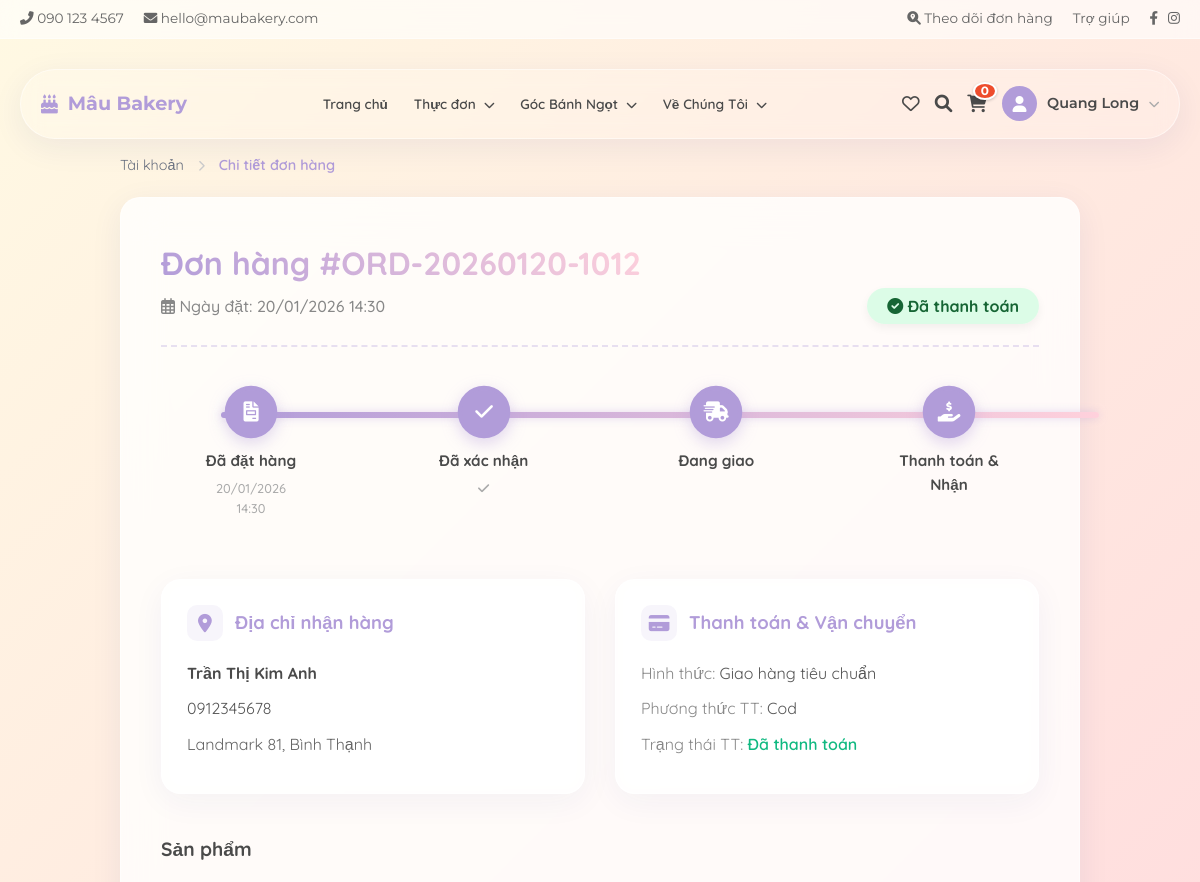
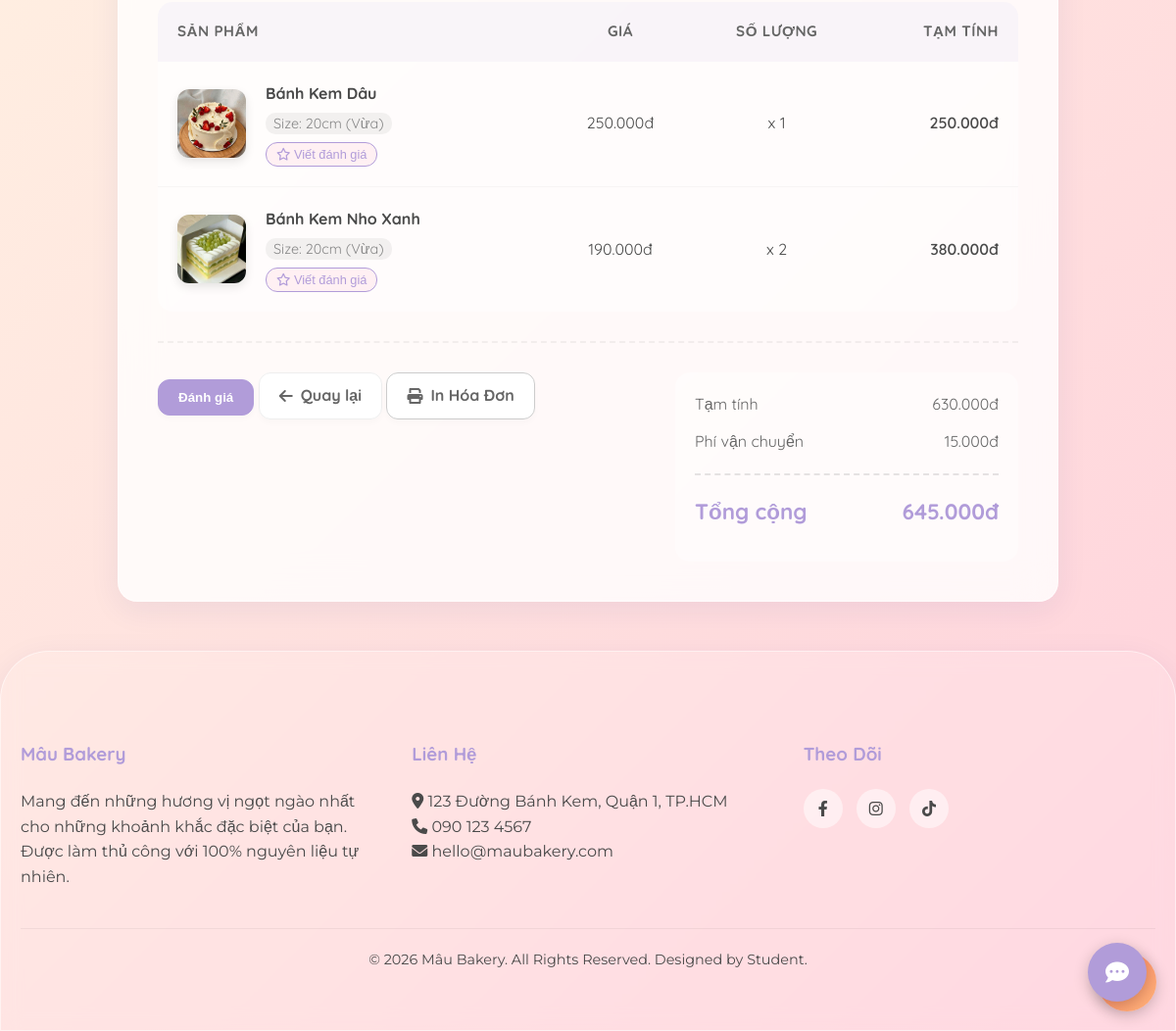
The page /index.php?page=order_detail&id=17 (signed in) on the database its author committed (2 pictures, top to bottom).
### tables this page shows
CREATE TABLE `orders` (
  `id` int(11) NOT NULL AUTO_INCREMENT,
  `user_id` int(11) DEFAULT NULL,
  `order_code` varchar(20) NOT NULL,
  `total_amount` decimal(10,2) NOT NULL,
  `shipping_fee` decimal(10,2) DEFAULT 0.00,
  `discount_amount` decimal(10,2) DEFAULT 0.00,
  `payment_method` enum('cod','banking','momo') DEFAULT 'cod',
  `status` enum('pending','confirmed','shipping','completed','failed','cancelled') DEFAULT 'pending',
  `payment_status` enum('unpaid','paid','refunded') DEFAULT 'unpaid',
  `note` text DEFAULT NULL,
  `recipient_name` varchar(100) NOT NULL,
  `recipient_phone` varchar(20) NOT NULL,
  `shipping_address` text NOT NULL,
  `is_active` tinyint(1) DEFAULT 1,
  `created_at` datetime DEFAULT current_timestamp(),
  PRIMARY KEY (`id`),
  UNIQUE KEY `order_code` (`order_code`),
  KEY `user_id` (`user_id`),
  CONSTRAINT `fk_orders_users` FOREIGN KEY (`user_id`) REFERENCES `users` (`id`) ON DELETE SET NULL
);

CREATE TABLE `order_items` (
  `id` int(11) NOT NULL AUTO_INCREMENT,
  `order_id` int(11) NOT NULL,
  `product_id` int(11) DEFAULT NULL,
  `product_name` varchar(150) NOT NULL,
  `size` varchar(50) DEFAULT NULL,
  `price` decimal(10,2) NOT NULL,
  `quantity` int(11) NOT NULL,
  PRIMARY KEY (`id`),
  KEY `order_id` (`order_id`),
  CONSTRAINT `fk_items_orders` FOREIGN KEY (`order_id`) REFERENCES `orders` (`id`) ON DELETE CASCADE
);

### controllers/OrderDetailController.php (called while the page is built, shortened)
<?php
$order_id = isset($_GET['id']) ? intval($_GET['id']) : 0;
$order_code = isset($_GET['code']) ? strtoupper(trim($_GET['code'])) : '';
$phone = isset($_GET['phone']) ? trim($_GET['phone']) : '';
if (isset($conn)) {
    $order_data = null;
    if (!empty($order_code)) {
        $stmt = $conn->prepare("SELECT * FROM orders WHERE order_code = :code");
        $stmt->execute(['code' => $order_code]);
        $order_data = $stmt->fetch();
    } elseif ($order_id > 0 && isset($_SESSION['user_id'])) {
        $stmt = $conn->prepare("SELECT * FROM orders WHERE id = :id AND user_id = :user_id");
        $stmt->execute(['id' => $order_id, 'user_id' => $_SESSION['user_id']]);
        $order_data = $stmt->fetch();
    }
    if ($order_data) {
        $order_id = $order_data['id'];
        $stmt_items = $conn->prepare("SELECT * FROM order_items WHERE order_id = :id");
        $stmt_items->execute(['id' => $order_id]);
        $items = $stmt_items->fetchAll();
        $order = [
            'id' => $order_data['id'],
            'code' => $order_data['order_code'],
            'date' => date('d/m/Y H:i', strtotime($order_data['created_at'])),
            'status' => $order_data['status'],
            'payment_method' => $order_data['payment_method'],
            'payment_status' => $order_data['payment_status'],
            'shipping_method' => $order_data['shipping_fee'] > 30000 ? 'Giao hàng hỏa tốc' : 'Giao hàng tiêu chuẩn',
            'customer' => [
                'name' => $order_data['recipient_name'],
                'phone' => $order_data['recipient_phone'],
                'address' => $order_data['shipping_address'],
                'note' => $order_data['note']
            ],
            'items' => [],
            'subtotal' => $order_data['total_amount'] - $order_data['shipping_fee'] + $order_data['discount_amount'],
            'shipping_fee' => $order_data['shipping_fee'],
            'discount' => $order_data['discount_amount'],
            'total' => $order_data['total_amount']
        ];
        foreach ($items as $item) {
            $img = 'assets/images/default-cake.jpg';
            $stmt_prod = $conn->prepare("SELECT image FROM products WHERE id = :pid");
            $stmt_prod->execute(['pid' => $item['product_id']]);
            $p = $stmt_prod->fetch();
            if ($p)
                $img = $p['image'];
            $reviewed_products = [];
            if (isset($_SESSION['user_id'])) {
                $stmt_reviews = $conn->prepare("SELECT product_id FROM reviews WHERE user_id = :uid");
                $stmt_reviews->execute(['uid' => $_SESSION['user_id']]);
                $reviewed_products = $stmt_reviews->fetchAll(PDO::FETCH_COLUMN);
            }
            $order['items'][] = [
                'product_id' => $item['product_id'],
                'name' => $item['product_name'],
                'image' => $img,
                'size' => $item['size'],
                'price' => $item['price'],
                'quantity' => $item['quantity'],
                'is_reviewed' => in_array($item['product_id'], $reviewed_products)
            ];
        }
    }
}
?>

### views/order_detail.php (the view, shortened to what this page needs)
<?php
require_once 'controllers/OrderDetailController.php';
    ?>
<link rel="stylesheet" href="assets/css/order_detail.css">
<div class="container order-detail-container mt-4 mb-4">
    <div style="margin-bottom: 20px; font-size: 0.9rem;">
        <a href="index.php?page=profile" style="color: #6b7280; text-decoration: none;">Tài khoản</a>
        <i class="fas fa-chevron-right" style="font-size: 0.7rem; margin: 0 10px; color: #ccc;"></i>
        <span style="color: var(--accent-color); font-weight: 600;">Chi tiết đơn hàng</span>
    </div>
    <div class="glass-panel"
        style="padding: 40px; border-radius: 20px; background: rgba(255,255,255,0.8); backdrop-filter: blur(20px);">
        <div class="order-header-card">
            <div>
                <h1 class="order-id-large">Đơn hàng #<?php echo $order['code']; ?></h1>
                <p class="order-meta"><i class="far fa-calendar-alt"></i> Ngày đặt: <?php echo $order['date']; ?></p>
            </div>
            <div style="text-align: right;">
                <?php
                $pay_status = $order['payment_status'];
                $pay_status_map = [
                    'unpaid' => ['label' => 'Chưa thanh toán', 'color' => '#ef4444'],
                    'paid' => ['label' => 'Đã thanh toán', 'color' => '#10b981'],
                    'refunded' => ['label' => 'Đã hoàn tiền', 'color' => '#6b7280']
                ];
                $pay_label = $pay_status_map[$pay_status]['label'] ?? $pay_status;
                $pay_color = $pay_status_map[$pay_status]['color'] ?? '#6b7280';
                if ($pay_status == 'paid' || $order['status'] == 'completed') {
                    $badge_bg = '#dcfce7';
                    $badge_color = '#166534';
                    $badge_text = 'Đã thanh toán';
                    $badge_icon = 'fa-check-circle';
                } elseif ($pay_status == 'refunded') {
                    $badge_bg = '#f3f4f6';
                    $badge_color = '#374151';
                    $badge_text = 'Đã hoàn tiền';
                    $badge_icon = 'fa-undo';
                }
                ?>
                <span class="status-badge-large"
                    style="background: <?php echo $badge_bg; ?>; color: <?php echo $badge_color; ?>;">
                    <i class="fas <?php echo $badge_icon; ?>"></i>
                    <?php echo $badge_text; ?>
                </span>
            </div>
        </div>
        <?php
        $is_online = ($order['payment_method'] == 'banking' || $order['payment_method'] == 'momo');
        $is_cod = !$is_online;
        $progress = 0;
        if ($order['status'] == 'completed')
            $progress = 100;
        $step1_active = true;
        $step2_active = in_array($order['status'], ['confirmed', 'shipping', 'completed']);
        $step3_active = in_array($order['status'], ['shipping', 'completed']);
        $step4_active = ($order['status'] == 'completed');
        $step2_label = "Đã xác nhận";
        $step4_label = "Hoàn thành";
        if ($is_cod) {
            $step4_label = "Thanh toán & Nhận";
        }
        ?>
        <div class="order-timeline">
            <div class="timeline-track"></div>
            <div class="timeline-progress" style="width: <?php echo $progress; ?>%;"></div>
            <div class="timeline-step <?php echo $step1_active ? 'completed' : ''; ?>">
                <div class="step-icon"><i class="fas fa-file-invoice"></i></div>
                <div class="step-label">Đã đặt hàng</div>
                <div class="step-time"><?php echo $order['date']; ?></div>
            </div>
            <div
                class="timeline-step <?php echo $step2_active ? 'completed' : ($order['status'] == 'pending' ? 'active' : ''); ?>">
                <div class="step-icon">
                    <i class="fas <?php echo ($is_online) ? 'fa-credit-card' : 'fa-check'; ?>"></i>
                </div>
                <div class="step-label"><?php echo $step2_label; ?></div>
                <?php if ($step2_active): ?>
                    <div class="step-time"><i class="fas fa-check"></i></div>
                <?php endif; ?>
            </div>
            <div
                class="timeline-step <?php echo $step3_active ? 'completed' : ($order['status'] == 'confirmed' ? 'active' : ''); ?>">
                <div class="step-icon"><i class="fas fa-shipping-fast"></i></div>
                <div class="step-label">Đang giao</div>
            </div>
            <div
                class="timeline-step <?php echo $step4_active ? 'completed' : ($order['status'] == 'shipping' ? 'active' : ''); ?>">
                <div class="step-icon">
                    <i class="fas <?php echo ($is_cod) ? 'fa-hand-holding-usd' : 'fa-star'; ?>"></i>
                </div>
                <div class="step-label"><?php echo $step4_label; ?></div>
            </div>
        </div>
        <div class="order-info-grid">
            <div class="glass-panel info-box" style="background: rgba(255,255,255,0.5); border: none;">
                <h3><i class="fas fa-map-marker-alt"></i> Địa chỉ nhận hàng</h3>
                <div class="info-content">
                    <p><strong><?php echo $order['customer']['name']; ?></strong></p>
                    <p><?php echo $order['customer']['phone']; ?></p>
                    <p style="color: #666;"><?php echo $order['customer']['address']; ?></p>
                </div>
            </div>
            <div class="glass-panel info-box" style="background: rgba(255,255,255,0.5); border: none;">
                <h3><i class="fas fa-credit-card"></i> Thanh toán & Vận chuyển</h3>
                <div class="info-content">
                    <p><span style="color: #888;">Hình thức:</span> <?php echo $order['shipping_method']; ?></p>
                    <p><span style="color: #888;">Phương thức TT:</span>
                        <?php echo ucfirst($order['payment_method']); ?></p>
                    <p>
                        <span style="color: #888;">Trạng thái TT:</span>
                        <span style="color: <?php echo $pay_color; ?>; font-weight: 600;">
                            <?php echo $pay_label; ?>
                        </span>
                    </p>
                </div>
            </div>
        </div>
        <h3 style="margin-bottom: 20px; font-size: 1.2rem;">Sản phẩm</h3>
        <table class="order-items-table">
            <thead>
                <tr>
                    <th>Sản phẩm</th>
                    <th style="text-align: center;">Giá</th>
                    <th style="text-align: center;">Số lượng</th>
                    <th style="text-align: right;">Tạm tính</th>
                </tr>
            </thead>
            <tbody>
                <?php foreach ($order['items'] as $item): ?>
                    <tr>
                        <td>
                            <div class="item-info">
                                <img src="<?php echo $item['image']; ?>" class="item-img" alt="Product">
                                <div>
                                    <h4 style="margin-bottom: 5px; font-size: 1rem;">
                                        <?php echo $item['name']; ?>
                                    </h4>
                                    <?php if ($item['size']): ?>
                                        <span class="item-meta">Size:
                                            <?php echo $item['size']; ?>
                                        </span>
                                    <?php endif; ?>
                                    <?php if ($order['status'] == 'completed'): ?>
                                        <div style="margin-top: 5px;">
                                            <?php if (!empty($item['is_reviewed'])): ?>
                                                <span style="font-size: 0.8rem; color: #22c55e; font-weight: 600;">
                                                    <i class="fas fa-check"></i> Đã đánh giá
                                                </span>
                                            <?php else: ?>
                                                <button
                                                    onclick="openReviewModal(<?php echo $item['product_id']; ?>, '<?php echo addslashes($item['name']); ?>')"
                                                    style="background: #fff0f3; color: var(--accent-color); border: 1px solid var(--accent-color); padding: 4px 10px; border-radius: 12px; font-size: 0.8rem; cursor: pointer; transition: all 0.2s;">
                                                    <i class="far fa-star"></i> Viết đánh giá
                                                </button>
                                            <?php endif; ?>
                                        </div>
                                    <?php endif; ?>
                                </div>
                            </div>
                        </td>
                        <td style="text-align: center;">
                            <?php echo number_format($item['price'], 0, ',', '.'); ?>đ
                        </td>
                        <td style="text-align: center;">x
                            <?php echo $item['quantity']; ?>
                        </td>
                        <td style="text-align: right; font-weight: 600;">
                            <?php echo number_format($item['price'] * $item['quantity'], 0, ',', '.'); ?>đ
                        </td>
                    </tr>
                <?php endforeach; ?>
            </tbody>
        </table>
        <div class="order-footer">
            <div class="order-actions">
                <?php if ($order['status'] == 'completed'): ?>
                    <button class="btn-glass btn-primary" onclick="openFirstUnreviewedModal()"
                        style="padding: 10px 20px;">Đánh giá</button>
                <?php endif; ?>
                <a href="<?php echo isset($_SESSION['user_id']) ? 'index.php?page=profile' : 'index.php'; ?>"
                    class="btn-glass" style="padding: 10px 20px;">
                    <i class="fas fa-arrow-left"></i> Quay lại
                </a>
                <a href="index.php?page=print_invoice&code=<?php echo htmlspecialchars($order['code']); ?>"
                    target="_blank" class="btn-glass"
                    style="padding: 10px 20px; background: #fff; border: 1px solid #ccc;">
                    <i class="fas fa-print"></i> In Hóa Đơn
                </a>
            </div>
            <div class="order-totals">
                <div class="total-row">
                    <span>Tạm tính</span>
                    <span>
                        <?php echo number_format($order['subtotal'], 0, ',', '.'); ?>đ
                    </span>
                </div>
                <div class="total-row">
                    <span>Phí vận chuyển</span>
                    <span>
                        <?php echo number_format($order['shipping_fee'], 0, ',', '.'); ?>đ
                    </span>
                </div>
                <div class="total-row final">
                    <span>Tổng cộng</span>
                    <span>
                        <?php echo number_format($order['total'], 0, ',', '.'); ?>đ
                    </span>
                </div>
            </div>
        </div>
    </div>
</div>

### rows shown on the page
orders: order_code "ORD-20260120-1012", payment_status "Đã thanh toán", payment_method "Thanh toán & Nhận", recipient_name "Trần Thị Kim Anh", recipient_phone "0912345678", shipping_address "Landmark 81, Bình Thạnh", payment_method "Cod", shipping_fee "15.000", total_amount "645.000"
order_items: shows a picture, product_name "Bánh Kem Dâu", size "20cm (Vừa)", price "250.000", quantity "1", $item['price'] * $item['quantity'] "250.000"
order_items: shows a picture, product_name "Bánh Kem Nho Xanh", size "20cm (Vừa)", price "190.000", quantity "2", $item['price'] * $item['quantity'] "380.000"

### other values the page prints
$cart_count "0"
$_SESSION['full_name'] "Quang Long"
$order['date'] "20/01/2026 14:30"
$step2_label "Đã xác nhận"
$order['shipping_method'] "Giao hàng tiêu chuẩn"
$order['subtotal'] "630.000"
